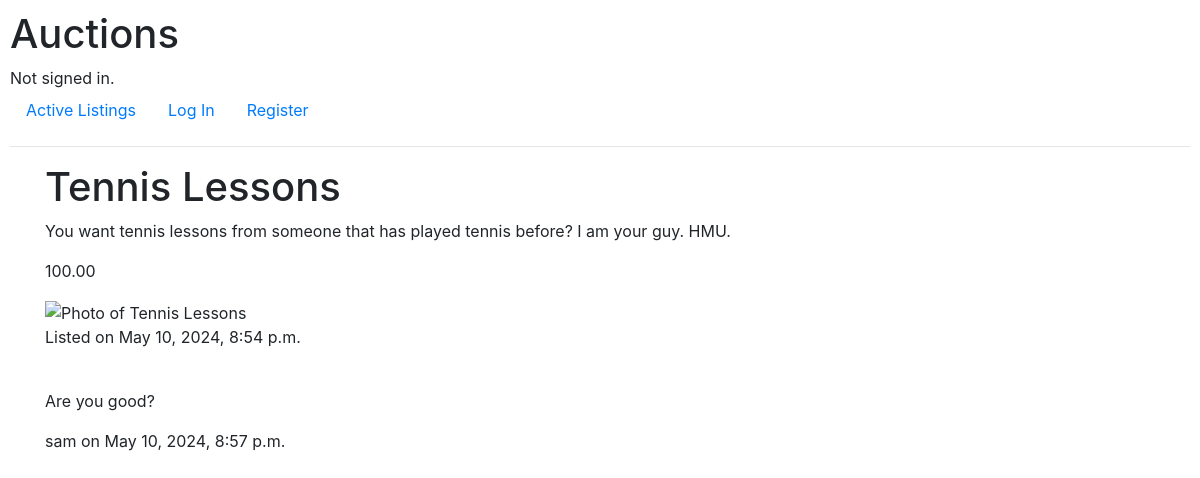
/listing/2, run on the app's committed database.
### auctions/models.py (models this page shows)
class Listing(models.Model):
    id = models.AutoField(primary_key=True)
    title = models.CharField(max_length=64)
    description = models.TextField()
    starting_bid = models.DecimalField(max_digits=10, decimal_places=2)
    image_url = models.URLField()
    category = models.CharField(max_length=64)
    user = models.ForeignKey(User, on_delete=models.CASCADE, related_name="listings")
    active = models.BooleanField(default=True)
    current_bid = models.DecimalField(max_digits=10, decimal_places=2, default=Decimal('0.00'))
    date = models.DateTimeField()
    winner = models.ForeignKey(User, on_delete=models.CASCADE, related_name="winner", null=True)

class Comment(models.Model):
    id = models.AutoField(primary_key=True)
    comment = models.TextField()
    user = models.ForeignKey(User, on_delete=models.CASCADE, related_name="comments")
    listing = models.ForeignKey(Listing, on_delete=models.CASCADE, related_name="comments")
    date = models.DateTimeField()

class User(AbstractUser):
    pass

### auctions/views.py (the view)
# urls.py: path("listing/<str:listing_id>", views.listing, name="listing"),
def listing(request,  listing_id):
    listing = Listing.objects.get(id=listing_id)
    comments = listing.comments.all()
    return render(request, "auctions/listing.html", {
        "listing": listing,
        "comments": comments
    })

### auctions/templates/auctions/listing.html (shortened to what this page needs)
{% extends 'auctions/layout.html' %}
{% block body %}
    <div class="container">
        <h1>{{ listing.title }}</h1>
        <p>{{ listing.description }}</p>
        <p>{{ listing.current_bid }}</p>
        <img src="{{ listing.image_url}}" alt="Photo of {{ listing.title}}">
        <p>Listed on {{ listing.date }}</p>
        {% for comment in comments %}
            <br>
            <p>{{ comment.comment }}</p>
            <p>{{ comment.user }} on {{ comment.date }}</p>
            <br>
        {% endfor %}
    </div>
{% endblock %}

### auctions/static/auctions/styles.css (style rules this page uses)
body { padding: 10px; }

### data on the page
Listing: title "Tennis Lessons", description "You want tennis lessons from someone that has played tennis before? I am your guy. HMU.", current_bid "100.00", date "May 10, 2024, 8:54 p.m."
Comment: comment "Are you good?", user "sam", date "May 10, 2024, 8:57 p.m."
